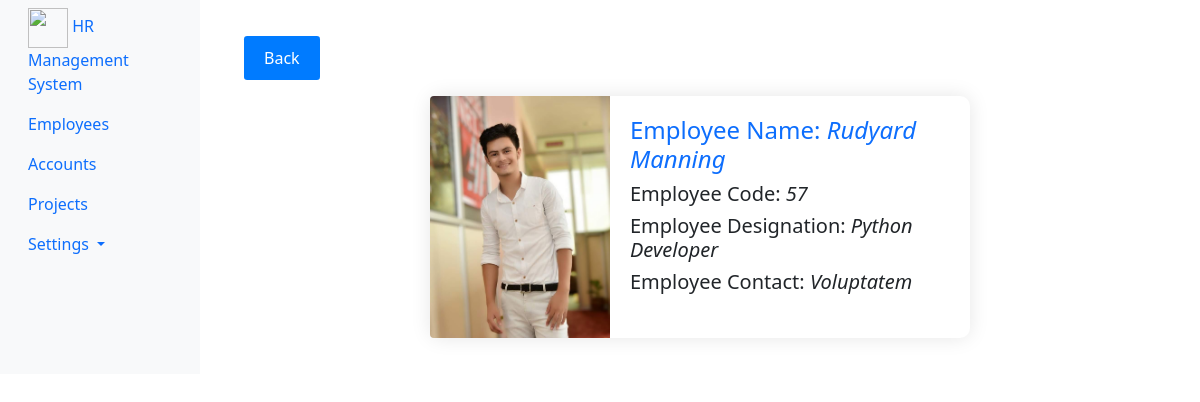
Screenshot of /employees/show/57/ (signed in) with the database file from the repository.
### Employees/models.py (models this page shows, shortened)
class EmployeeDetail(models.Model):
    employee_code = models.PositiveIntegerField(primary_key=True, auto_created=True)
    employee_name = models.CharField(max_length=30)
    employee_designation = models.ForeignKey(EmployeeDesignation, on_delete=models.CASCADE)
    employee_contact = models.CharField(max_length=10)
    employee_image = models.FileField(upload_to="images/employeeImage/", blank=True, null=True)
    is_active = models.BooleanField(default=True)
    class Meta:
        db_table = "employee_details"
        ordering = ["-employee_name"]

class EmployeeDesignation(models.Model):
    designation_name = models.CharField(max_length=100)
    def __str__(self):
        return self.designation_name
    class Meta:
        db_table = "designation_name"
        ordering = ["-designation_name"]

### Employees/views.py (the view)
# urls.py: path('show/<int:pk>/', views.employee_show, name='employee_show'),
@login_required(login_url='/login/')
def employee_show(request, pk):
    employee_obj= EmployeeDetail.objects.get(pk=pk)
    context={"data": employee_obj}
    return render(request, 'employees/employee_show.html', context)

### templates/employees/employee_show.html (shortened to what this page needs)
{% extends 'layouts/master.html' %}
{% load static %}
{% block custom_css %}
<link rel="stylesheet" href="{% static 'css/employee_show.css' %}">
{% endblock %}
{% block content %}
<div class="container">
    <a href="{% url 'employee_list' %}" class="btn btn-sm btn-primary mb-3 mt-3">Back</a>
    <div class="card mb-3" style="max-width: 540px;">
        <div class="row g-0">
            <div class="col-md-4">
                <img src="{{ data.employee_image.url }}" class="img-fluid rounded-start" alt="Employee Image">
            </div>
            <div class="col-md-8">
                <div class="card-body">
                    <h2 class="card-title text-primary">Employee Name: <i>{{ data.employee_name }}</i></h2>
                    <h3>Employee Code: <i>{{ data.employee_code }}</i></h3>
                    <h3>Employee Designation: <i>{{ data.employee_designation }}</i></h3>
                    <h3>Employee Contact: <i>{{ data.employee_contact }}</i></h3>
                </div>
            </div>
        </div>
    </div>
</div>
{% endblock %}

### static/css/employee_show.css (style rules this page uses)
.container { padding: 20px; }
.card { border: none; box-shadow: 0 0 20px rgba(0, 0, 0, 0.1); border-radius: 10px; max-width: 540px; margin: 0 auto; }
.card img { max-width: 100%; height: auto; border-radius: 10px 0 0 10px; }
.card h2 { font-size: 24px; margin-top: 0; }
.card h3 { font-size: 20px; margin-bottom: 0.5rem; }
.card-body { padding: 20px; }
.btn { font-size: 16px; padding: 10px 20px; }
.btn-primary { background-color: #007bff; color: #fff; border: none; }
.mb-3 { margin-bottom: 1rem; }
.card { max-width: 540px; margin: 0 auto; }
.card img { border-radius: 10px 0 0 10px; }

### rows the page displays
EmployeeDetail: employee_image (picture), employee_name "Rudyard Manning", employee_code "57", employee_designation "Python Developer", employee_contact "Voluptatem"
